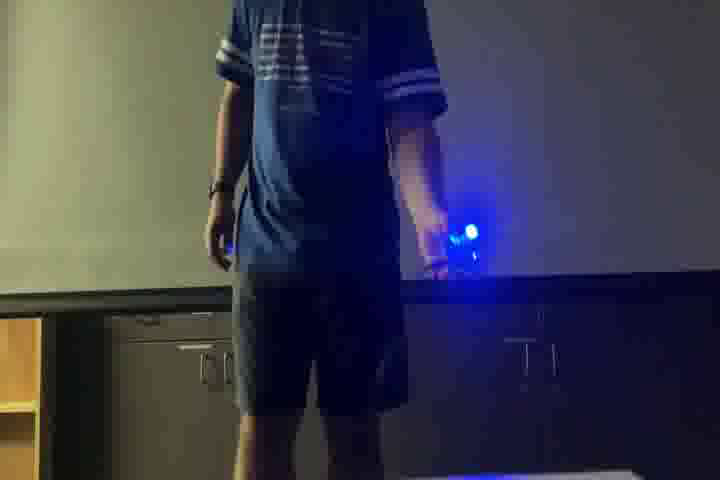
#> input picture default_screenshot_14.10.2024.png, 720 x 480 px, found by its file name
$ python rgb_hsv_key.py --input ../default_screenshot_14.10.2024.png
#> lines starting #> are read from the running program, lines starting #| are printed output that depends on the picture; after the words box and inside, x2 and y2 are one past the last pixel; in counts of white or black regions, pixels touching at a corner belong together
### python-files/graphics.py
# graphics.py
"""Simple object oriented graphics library

The library is designed to make it very easy for novice programmers to
experiment with computer graphics in an object oriented fashion. It is
written by John Zelle for use with the book "Python Programming: An
Introduction to Computer Science" (Franklin, Beedle & Associates).

LICENSE: This is open-source software released under the terms of the
GPL (http://www.gnu.org/licenses/gpl.html).

PLATFORMS: The package is a wrapper around Tkinter and should run on
any platform where Tkinter is available.

INSTALLATION: Put this file somewhere where Python can see it.

OVERVIEW: There are two kinds of objects in the library. The GraphWin
class implements a window where drawing can be done and various
GraphicsObjects are provided that can be drawn into a GraphWin. As a
simple example, here is a complete program to draw a circle of radius
10 centered in a 100x100 window:

--------------------------------------------------------------------
from graphics import *

def main():
    win = GraphWin("My Circle", 100, 100)
    c = Circle(Point(50,50), 10)
    c.draw(win)
    win.getMouse() # Pause to view result
    win.close()    # Close window when done

main()
--------------------------------------------------------------------
GraphWin objects support coordinate transformation through the
setCoords method and mouse and keyboard interaction methods.

The library provides the following graphical objects:
    Point
    Line
    Circle
    Oval
    Rectangle
    Polygon
    Text
    Entry (for text-based input)
    Image

Various attributes of graphical objects can be set such as
outline-color, fill-color and line-width. Graphical objects also
support moving and hiding for animation effects.

The library also provides a very simple class for pixel-based image
manipulation, Pixmap. A pixmap can be loaded from a file and displayed
using an Image object. Both getPixel and setPixel methods are provided
for manipulating the image.

DOCUMENTATION: For complete documentation, see Chapter 4 of "Python
Programming: An Introduction to Computer Science" by John Zelle,
published by Franklin, Beedle & Associates.  Also see
http://mcsp.wartburg.edu/zelle/python for a quick reference"""

__version__ = "5.0"

# Version 5 8/26/2016
#     * update at bottom to fix MacOS issue causing askopenfile() to hang
#     * update takes an optional parameter specifying update rate
#     * Entry objects get focus when drawn
#     * __repr_ for all objects
#     * fixed offset problem in window, made canvas borderless

# Version 4.3 4/25/2014
#     * Fixed Image getPixel to work with Python 3.4, TK 8.6 (tuple type handling)
#     * Added interactive keyboard input (getKey and checkKey) to GraphWin
#     * Modified setCoords to cause redraw of current objects, thus
#       changing the view. This supports scrolling around via setCoords.
#
# Version 4.2 5/26/2011
#     * Modified Image to allow multiple undraws like other GraphicsObjects
# Version 4.1 12/29/2009
#     * Merged Pixmap and Image class. Old Pixmap removed, use Image.
# Version 4.0.1 10/08/2009
#     * Modified the autoflush on GraphWin to default to True
#     * Autoflush check on close, setBackground
#     * Fixed getMouse to flush pending clicks at entry
# Version 4.0 08/2009
#     * Reverted to non-threaded version. The advantages (robustness,
#         efficiency, ability to use with other Tk code, etc.) outweigh
#         the disadvantage that interactive use with IDLE is slightly more
#         cumbersome.
#     * Modified to run in either Python 2.x or 3.x (same file).
#     * Added Image.getPixmap()
#     * Added update() -- stand alone function to cause any pending
#           graphics changes to display.
#
# Version 3.4 10/16/07
#     Fixed GraphicsError to avoid "exploded" error messages.
# Version 3.3 8/8/06
#     Added checkMouse method to GraphWin
# Version 3.2.3
#     Fixed error in Polygon init spotted by Andrew Harrington
#     Fixed improper threading in Image constructor
# Version 3.2.2 5/30/05
#     Cleaned up handling of exceptions in Tk thread. The graphics package
#     now raises an exception if attempt is made to communicate with
#     a dead Tk thread.
# Version 3.2.1 5/22/05
#     Added shutdown function for tk thread to eliminate race-condition
#        error "chatter" when main thread terminates
#     Renamed various private globals with _
# Version 3.2 5/4/05
#     Added Pixmap object for simple image manipulation.
# Version 3.1 4/13/05
#     Improved the Tk thread communication so that most Tk calls
#        do not have to wait for synchonization with the Tk thread.
#        (see _tkCall and _tkExec)
# Version 3.0 12/30/04
#     Implemented Tk event loop in separate thread. Should now work
#        interactively with IDLE. Undocumented autoflush feature is
#        no longer necessary. Its default is now False (off). It may
#        be removed in a future version.
#     Better handling of errors regarding operations on windows that
#       have been closed.
#     Addition of an isClosed method to GraphWindow class.

# Version 2.2 8/26/04
#     Fixed cloning bug reported by Joseph Oldham.
#     Now implements deep copy of config info.
# Version 2.1 1/15/04
#     Added autoflush option to GraphWin. When True (default) updates on
#        the window are done after each action. This makes some graphics
#        intensive programs sluggish. Turning off autoflush causes updates
#        to happen during idle periods or when flush is called.
# Version 2.0
#     Updated Documentation
#     Made Polygon accept a list of Points in constructor
#     Made all drawing functions call TK update for easier animations
#          and to make the overall package work better with
#          Python 2.3 and IDLE 1.0 under Windows (still some issues).
#     Removed vestigial turtle graphics.
#     Added ability to configure font for Entry objects (analogous to Text)
#     Added setTextColor for Text as an alias of setFill
#     Changed to class-style exceptions
#     Fixed cloning of Text objects

# Version 1.6
#     Fixed Entry so StringVar uses _root as master, solves weird
#            interaction with shell in Idle
#     Fixed bug in setCoords. X and Y coordinates can increase in
#           "non-intuitive" direction.
#     Tweaked wm_protocol so window is not resizable and kill box closes.

# Version 1.5
#     Fixed bug in Entry. Can now define entry before creating a
#     GraphWin. All GraphWins are now toplevel windows and share
#     a fixed root (called _root).

# Version 1.4
#     Fixed Garbage collection of Tkinter images bug.
#     Added ability to set text atttributes.
#     Added Entry boxes.

import time, os, sys

try:  # import as appropriate for 2.x vs. 3.x
   import tkinter as tk
except:
   import Tkinter as tk


##########################################################################
# Module Exceptions

class GraphicsError(Exception):
    """Generic error class for graphics module exceptions."""
    pass

OBJ_ALREADY_DRAWN = "Object currently drawn"
UNSUPPORTED_METHOD = "Object doesn't support operation"
BAD_OPTION = "Illegal option value"

##########################################################################
# global variables and funtions

_root = tk.Tk()
_root.withdraw()

_update_lasttime = time.time()

def update(rate=None):
    global _update_lasttime
    if rate:
        now = time.time()
        pauseLength = 1/rate-(now-_update_lasttime)
        if pauseLength > 0:
            time.sleep(pauseLength)
            _update_lasttime = now + pauseLength
        else:
            _update_lasttime = now

    _root.update()

############################################################################
# Graphics classes start here

class GraphWin(tk.Canvas):

    """A GraphWin is a toplevel window for displaying graphics."""

    # [33 lines left out: functions __init__, __repr__, not called in this run]

    def __str__(self):
        return repr(self)

    def __checkOpen(self):
        if self.closed:
            raise GraphicsError("window is closed")

    def _onKey(self, evnt):
        self.lastKey = evnt.keysym


    # [19 lines left out: functions setBackground, setCoords, close, not called in this run]


    def isClosed(self):
        return self.closed


    def isOpen(self):
        return not self.closed


    def __autoflush(self):
        if self.autoflush:
            _root.update()


    # [68 lines left out: functions plot, plotPixel, flush, getMouse, checkMouse, getKey and 1 more, not called in this run]

    def getHeight(self):
        """Return the height of the window"""
        return self.height

    def getWidth(self):
        """Return the width of the window"""
        return self.width

    # [13 lines left out: functions toScreen, toWorld, not called in this run]

    def setMouseHandler(self, func):
        self._mouseCallback = func

    # [5 lines left out: function _onClick, not called in this run]

    def addItem(self, item):
        self.items.append(item)

    def delItem(self, item):
        self.items.remove(item)

    # [5 lines left out: function redraw, not called in this run]


class Transform:

    """Internal class for 2-D coordinate transformations"""

    # [22 lines left out: functions __init__, screen, world, not called in this run]


# Default values for various item configuration options. Only a subset of
#   keys may be present in the configuration dictionary for a given item
DEFAULT_CONFIG = {"fill":"",
      "outline":"black",
      "width":"1",
      "arrow":"none",
      "text":"",
      "justify":"center",
                  "font": ("helvetica", 12, "normal")}

class GraphicsObject:

    """Generic base class for all of the drawable objects"""
    # A subclass of GraphicsObject should override _draw and
    #   and _move methods.

    # [15 lines left out: function __init__, not called in this run]

    def setFill(self, color):
        """Set interior color to color"""
        self._reconfig("fill", color)

    def setOutline(self, color):
        """Set outline color to color"""
        self._reconfig("outline", color)

    def setWidth(self, width):
        """Set line weight to width"""
        self._reconfig("width", width)

    # [69 lines left out: functions draw, undraw, move, _reconfig, _draw, not called in this run]


    def _move(self, dx, dy):
        """updates internal state of object to move it dx,dy units"""
        pass # must override in subclass


class Point(GraphicsObject):
    # [5 lines left out: function __init__, not called in this run]

    def __repr__(self):
        return "Point({}, {})".format(self.x, self.y)

    def _draw(self, canvas, options):
        x,y = canvas.toScreen(self.x,self.y)
        return canvas.create_rectangle(x,y,x+1,y+1,options)

    def _move(self, dx, dy):
        self.x = self.x + dx
        self.y = self.y + dy

    # [4 lines left out: function clone, not called in this run]

    def getX(self): return self.x
    def getY(self): return self.y

class _BBox(GraphicsObject):
    # Internal base class for objects represented by bounding box
    # (opposite corners) Line segment is a degenerate case.

    # [10 lines left out: functions __init__, _move, not called in this run]

    def getP1(self): return self.p1.clone()

    def getP2(self): return self.p2.clone()

    # [4 lines left out: function getCenter, not called in this run]


class Rectangle(_BBox):

    def __init__(self, p1, p2):
        _BBox.__init__(self, p1, p2)

    def __repr__(self):
        return "Rectangle({}, {})".format(str(self.p1), str(self.p2))

    # [11 lines left out: functions _draw, clone, not called in this run]


class Oval(_BBox):

    def __init__(self, p1, p2):
        _BBox.__init__(self, p1, p2)

    def __repr__(self):
        return "Oval({}, {})".format(str(self.p1), str(self.p2))


    # [11 lines left out: functions clone, _draw, not called in this run]

class Circle(Oval):

    # [5 lines left out: function __init__, not called in this run]

    def __repr__(self):
        return "Circle({}, {})".format(str(self.getCenter()), str(self.radius))

    # [4 lines left out: function clone, not called in this run]

    def getRadius(self):
        return self.radius


class Line(_BBox):

    # [4 lines left out: function __init__, not called in this run]

    def __repr__(self):
        return "Line({}, {})".format(str(self.p1), str(self.p2))

    # [16 lines left out: functions clone, _draw, setArrow, not called in this run]

# Added Vector Class(?) which just allows us to push it through a point
class Vec2D(Line):

    # [10 lines left out: function __init__, not called in this run]

class Polygon(GraphicsObject):

    # [6 lines left out: function __init__, not called in this run]

    def __repr__(self):
        return "Polygon"+str(tuple(p for p in self.points))

    # [4 lines left out: function clone, not called in this run]

    def getPoints(self):
        return list(map(Point.clone, self.points))

    def _move(self, dx, dy):
        for p in self.points:
            p.move(dx,dy)

    # [8 lines left out: function _draw, not called in this run]

class Text(GraphicsObject):

    # [6 lines left out: function __init__, not called in this run]

    def __repr__(self):
        return "Text({}, '{}')".format(self.anchor, self.getText())

    # [4 lines left out: function _draw, not called in this run]

    def _move(self, dx, dy):
        self.anchor.move(dx,dy)

    # [4 lines left out: function clone, not called in this run]

    def setText(self,text):
        self._reconfig("text", text)

    def getText(self):
        return self.config["text"]

    def getAnchor(self):
        return self.anchor.clone()

    # [20 lines left out: functions setFace, setSize, setStyle, not called in this run]

    def setTextColor(self, color):
        self.setFill(color)


class Entry(GraphicsObject):

    # [11 lines left out: function __init__, not called in this run]

    def __repr__(self):
        return "Entry({}, {})".format(self.anchor, self.width)

    # [14 lines left out: function _draw, not called in this run]

    def getText(self):
        return self.text.get()

    def _move(self, dx, dy):
        self.anchor.move(dx,dy)

    def getAnchor(self):
        return self.anchor.clone()

    # [7 lines left out: function clone, not called in this run]

    def setText(self, t):
        self.text.set(t)


    # [36 lines left out: functions setFill, _setFontComponent, setFace, setSize, setStyle, setTextColor, not called in this run]


class Image(GraphicsObject):

    idCount = 0
    imageCache = {} # tk photoimages go here to avoid GC while drawn

    # [10 lines left out: function __init__, not called in this run]

    def __repr__(self):
        return "Image({}, {}, {})".format(self.anchor, self.getWidth(), self.getHeight())

    # [5 lines left out: function _draw, not called in this run]

    def _move(self, dx, dy):
        self.anchor.move(dx,dy)

    # [6 lines left out: function undraw, not called in this run]

    def getAnchor(self):
        return self.anchor.clone()

    # [6 lines left out: function clone, not called in this run]

    def getWidth(self):
        """Returns the width of the image in pixels"""
        return self.img.width()

    def getHeight(self):
        """Returns the height of the image in pixels"""
        return self.img.height()

    # [80 lines left out: functions getPixel, setPixel, save, color_rgb, test, not called in this run]

#MacOS fix 2
#tk.Toplevel(_root).destroy()

# MacOS fix 1
update()

# [2 lines that do not run on import are left out]

### python-files/rgb_hsv_key.py
import numpy as np
import argparse
import cv2 as cv
import time
import matplotlib.pyplot as plt
import math
import graphics as g

def main(args):

    picInput = "/home/gabeh/thesis/default_screenshot_14.10.2024.png"

    hsv_rgb_key(picInput)


class trackbar_var(object):
    def __init__(self, val=0):
        self.val = val
    def change(self, val):
        #print("CHANGING")
        self.val = val

def hsv_rgb_key(pic):
    # Try to get a video captured
    hsv_window = "hsv mask"
    rgb_window = "rgb window"
    #fstream = in_stream
    print("opening cap 1")
    cap = cv.imread(pic, cv.IMREAD_UNCHANGED)
#> cap is the input picture: shape (480, 720, 3); mean B, G, R 77.3, 61.1, 61.1
    print("opening cap 2")
    cap2 = cv.imread(pic, cv.IMREAD_UNCHANGED)
    print("setup cap, starting loop")


# Trackbar settings:
    hue_max = 169
    sat_max = 255
    val_max = 255

    RGB_MAX = 255
    trackbar_ur = trackbar_var(0)
    trackbar_ug = trackbar_var(0)
    trackbar_ub = trackbar_var(0)
    trackbar_lr = trackbar_var(0)
    trackbar_lg = trackbar_var(0)
    trackbar_lb = trackbar_var(0)

    trackbar_uhue = trackbar_var(0)
    trackbar_usat = trackbar_var(0)
    trackbar_uval = trackbar_var(0)
    trackbar_lhue = trackbar_var(0)
    trackbar_lsat = trackbar_var(0)
    trackbar_lval = trackbar_var(0)

    cv.namedWindow(hsv_window)
    cv.namedWindow(rgb_window)
    cv.createTrackbar("uhue", hsv_window , 0, hue_max, trackbar_uhue.change)
    cv.createTrackbar("usat", hsv_window , 0, sat_max, trackbar_usat.change)
    cv.createTrackbar("uval", hsv_window , 0, val_max, trackbar_uval.change)

    cv.createTrackbar("lhue", hsv_window , 0, hue_max, trackbar_lhue.change)
    cv.createTrackbar("lsat", hsv_window , 0, sat_max, trackbar_lsat.change)
    cv.createTrackbar("lval", hsv_window , 0, val_max, trackbar_lval.change)

    cv.createTrackbar("ured", rgb_window , 0, RGB_MAX, trackbar_ur.change)
    cv.createTrackbar("ugrn", rgb_window , 0, RGB_MAX, trackbar_ug.change)
    cv.createTrackbar("ublu", rgb_window , 0, RGB_MAX, trackbar_ub.change)

    cv.createTrackbar("lred", rgb_window , 0, RGB_MAX, trackbar_lr.change)
    cv.createTrackbar("lgrn", rgb_window , 0, RGB_MAX, trackbar_lg.change)
    cv.createTrackbar("lblu", rgb_window , 0, RGB_MAX, trackbar_lb.change)

    while True:


        #print(ret)

        # frame = cv.flip(frame, 0)
        # frame2 = cv.flip(frame2, 0)
        # if frame is read correctly ret is True
        print(cap)
#> (printed output is left out)
        print(cap2)
#> (printed output is left out)

        hsv = cv.cvtColor(cap, cv.COLOR_RGB2HSV)
#> hsv: shape (480, 720, 3); mean H, S, V 77.3, 119.6, 88.1
        #rgb = cv.cvtColor(cap2, cv.COLOR_BGR2RGB)
        rgb = cap2
        lower_blue = np.array([trackbar_lhue.val, trackbar_lsat.val, trackbar_lval.val])
        upper_blue = np.array([trackbar_uhue.val, trackbar_usat.val, trackbar_uval.val])

        lower_rgb = np.array([trackbar_lr.val, trackbar_lg.val, trackbar_lb.val])
        upper_rgb = np.array([trackbar_ur.val, trackbar_ug.val, trackbar_ub.val])

        print(lower_rgb.dtype)

        #rgb = cv.cvtColor(frame, cv.COLOR_RGB2BGR)

        mask1 = cv.inRange(hsv, lowerb=lower_blue, upperb=upper_blue)
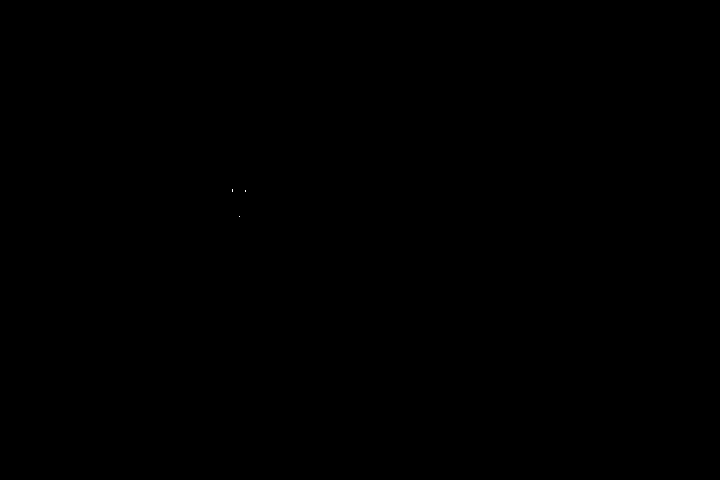
#> mask1: shape (480, 720); 0% white in thin lines or dots, all inside (x1, y1, x2, y2) = (232, 189, 246, 217)
        mask2 = cv.inRange(rgb, lowerb=lower_rgb, upperb=upper_rgb)

        masked1 = cv.bitwise_and(cap, hsv, mask=mask1)
#> masked1: shape (480, 720, 3); every value is 0
        masked2 = cv.bitwise_and(rgb, rgb, mask=mask2)


        cv.imshow("input rgb", cap2)
        cv.imshow("input hsv", cap)

        cv.imshow("mask hsv", mask1)
        cv.imshow("mask rgb", mask2)

        cv.imshow(hsv_window, masked1)
        cv.imshow(rgb_window, masked2)

        if cv.waitKey(1) == ord('q'):
#> (key q is pressed here)
            break

    cv.destroyAllWindows()

if __name__ == '__main__':
    parser = argparse.ArgumentParser()
    parser.add_argument('--input', nargs='?', help="input images")
    args = parser.parse_args()
    main(args)
